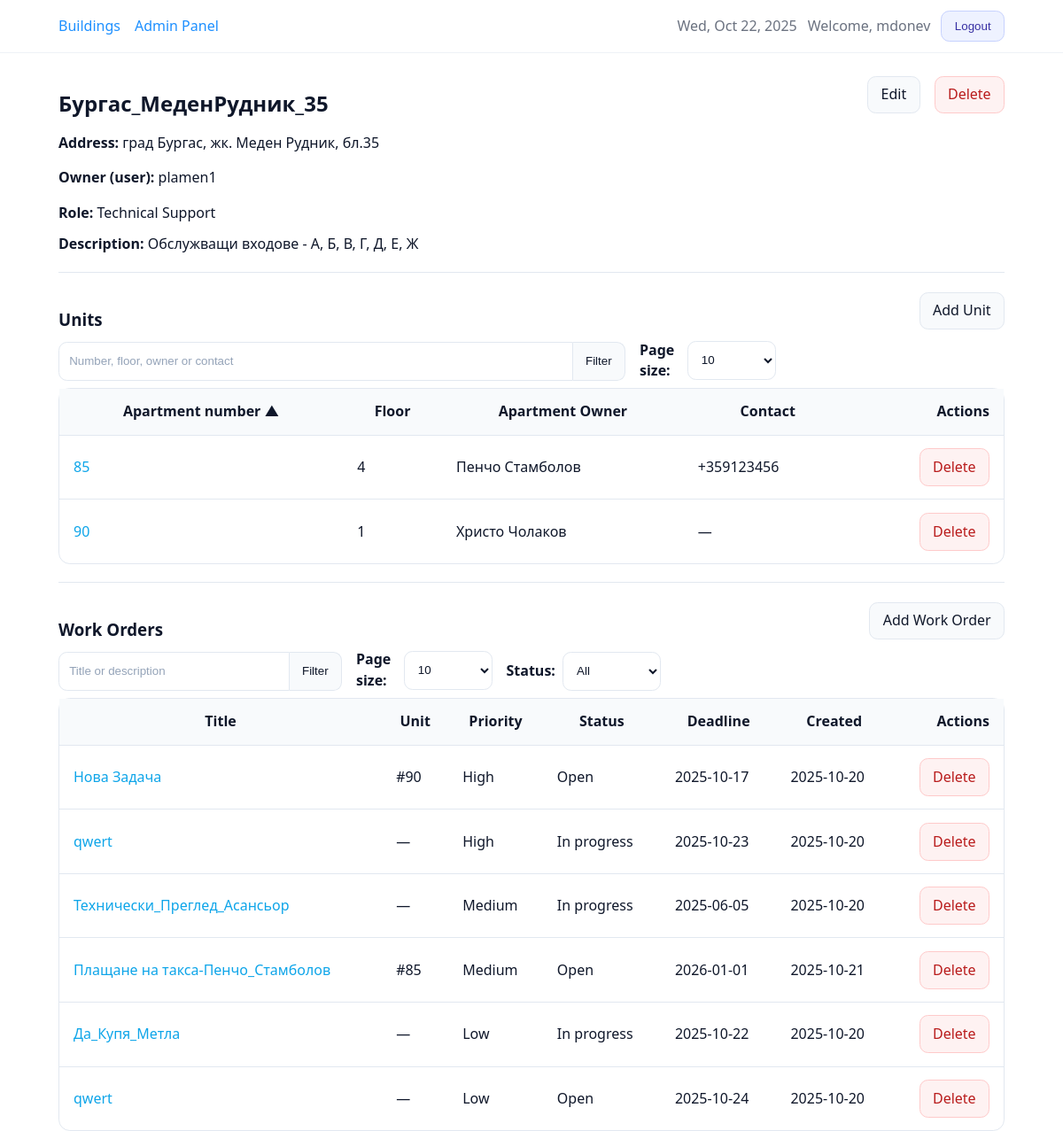
Page /buildings/2/ (signed in) on the earlier database version.
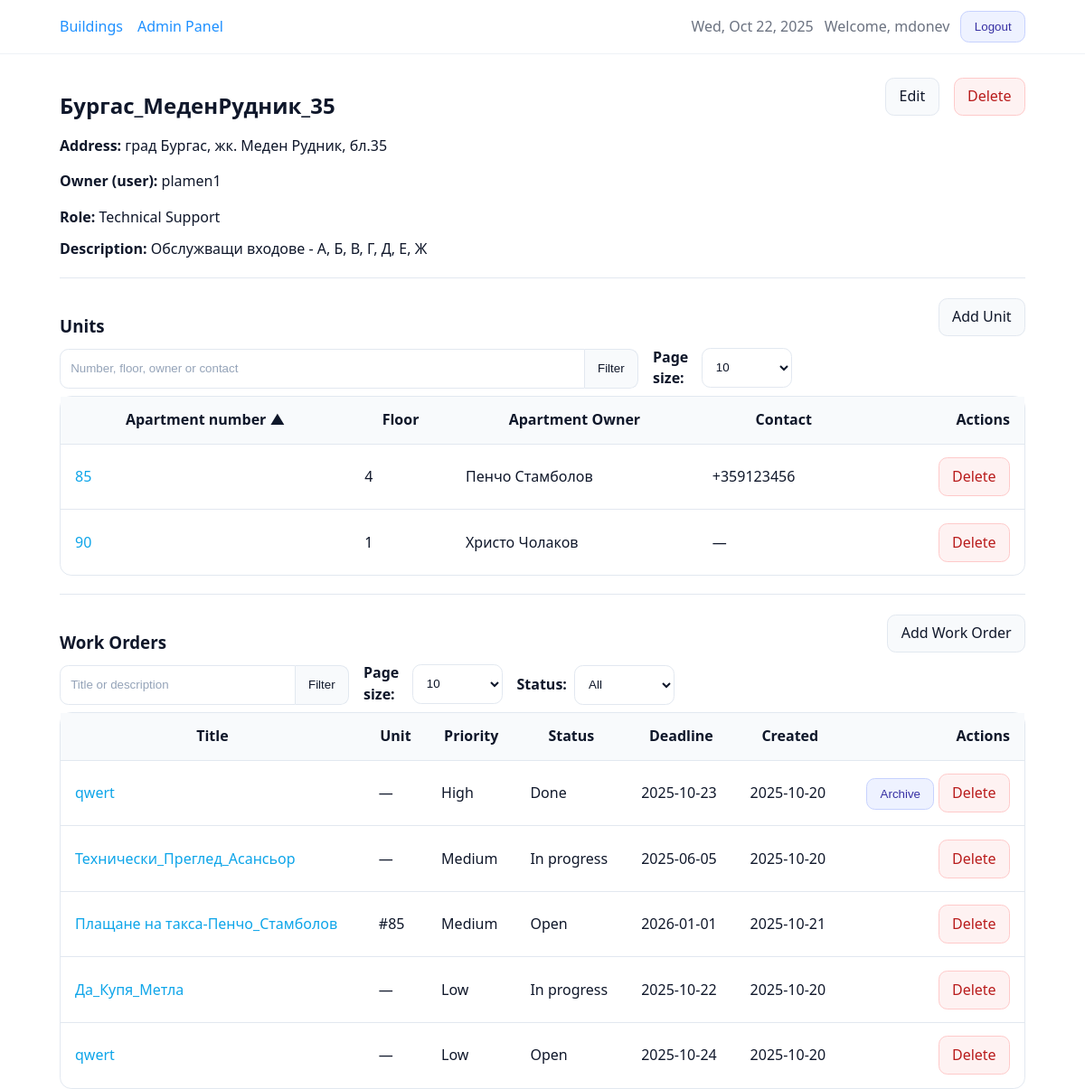
Same page on the later database version.
### core/models.py (models this page shows, shortened)
class TimeStampedModel(models.Model):
    created_at = models.DateTimeField(auto_now_add=True, db_index=True)
    updated_at = models.DateTimeField(auto_now=True)
    class Meta:
        abstract = True

class Unit(TimeStampedModel):
    building = models.ForeignKey(
        Building,
        on_delete=models.CASCADE,
        related_name="units",  # used by counts/annotations
    )
    number = models.CharField("Apartment number", max_length=32)
    floor = models.IntegerField(null=True, blank=True)
    owner_name = models.CharField("Apartment owner", max_length=255, blank=True)
    contact_phone = models.CharField(
        "Contact phone",
        max_length=32,
        blank=True,
        validators=[phone_validator]
    )
    is_occupied = models.BooleanField(default=False)
    description = models.TextField(blank=True)
    objects = UnitQuerySet.as_manager()
    class Meta:
        ordering = ["building_id", "number", "id"]
        constraints = [
            models.UniqueConstraint(
                Lower("number"),
                "building",
                name="unique_unit_number_ci_per_building",
            )
        ]
        indexes = [
            models.Index(fields=["building", "number"]),
        ]

class WorkOrder(TimeStampedModel):
    class Status(models.TextChoices):
        OPEN = "OPEN", "Open"
        IN_PROGRESS = "IN_PROGRESS", "In progress"
        DONE = "DONE", "Done"
    class Priority(models.TextChoices):
        LOW = "LOW", "Low"
        MEDIUM = "MEDIUM", "Medium"
        HIGH = "HIGH", "High"
    building = models.ForeignKey(
        Building,
        on_delete=models.CASCADE,
        related_name="work_orders",  # used by annotations in views
    )
    unit = models.ForeignKey(
        Unit,
        null=True,
        blank=True,
        on_delete=models.SET_NULL,
        related_name="work_orders",
    )
    title = models.CharField(max_length=255)
    description = models.TextField(blank=True)
    status = models.CharField(
        max_length=20,
        choices=Status.choices,
        default=Status.OPEN,
        db_index=True,
    )
    priority = models.CharField(
        max_length=10,
        choices=Priority.choices,
        default=Priority.MEDIUM,
        db_index=True,
    )
    deadline = models.DateField(null=False, blank=False)
    archived_at = models.DateTimeField(null=True, blank=True, db_index=True)
    objects = WorkOrderQuerySet.as_manager()
    class Meta:
        ordering = ["-created_at", "-id"]

### core/views.py (the view, shortened to what this page needs)
# urls.py: path("buildings/<int:pk>/", views.BuildingDetailView.as_view(), name="building_detail"),
class BuildingDetailView(LoginRequiredMixin, UserPassesTestMixin, DetailView):
    model = Building
    template_name = "core/building_detail.html"
    context_object_name = "building"
    def get_queryset(self):
        return Building.objects.visible_to(self.request.user)
    def test_func(self):
        b = self.get_object()
        return self.request.user.is_staff or b.owner_id == self.request.user.id
    def _get_int(self, key: str, default: int) -> int:
        try:
            return int(self.request.GET.get(key, default))
        except (TypeError, ValueError):
            return default
    def get_context_data(self, **kwargs):
        ctx = super().get_context_data(**kwargs)
        bld = self.object
        u_q = (self.request.GET.get("u_q") or "").strip()
        u_per = self._get_int("u_per", 10)
        u_sort = (self.request.GET.get("u_sort") or "number").strip()
        if u_sort.lstrip("-") not in {"number", "floor", "owner_name"}:
            u_sort = "number"
        units_qs = Unit.objects.filter(building=bld)
        units_qs = units_qs.order_by(u_sort, "id")
        units_page = Paginator(units_qs, u_per).get_page(self.request.GET.get("u_page"))
        ctx.update(
            {
                "units_page": units_page,
                "u_q": u_q,
                "u_per": u_per,
                "u_sort": u_sort,
            }
        )
        w_q = (self.request.GET.get("w_q") or "").strip()
        w_per = self._get_int("w_per", 10)
        w_status = (self.request.GET.get("w_status") or "").strip().upper()
        wo_qs = (
            WorkOrder.objects.visible_to(self.request.user)
            .filter(building=bld, archived_at__isnull=True)  # show active work orders
            .select_related("unit")
            .annotate(
                priority_order=Case(
                    When(priority__iexact="HIGH", then=0),
                    When(priority__iexact="MEDIUM", then=1),
                    When(priority__iexact="LOW", then=2),
                    default=3,
                    output_field=IntegerField(),
                )
            )
        )
        if w_q:
            wo_qs = wo_qs.filter(Q(title__icontains=w_q) | Q(description__icontains=w_q))
        valid_status = {choice[0] for choice in WorkOrder.Status.choices}
        if w_status and w_status in valid_status:
            wo_qs = wo_qs.filter(status=w_status)
        wo_qs = wo_qs.order_by("priority_order", "deadline", "-id")
        workorders_page = Paginator(wo_qs, w_per).get_page(self.request.GET.get("w_page"))
        ctx.update(
            {
                "workorders_page": workorders_page,
                "w_q": w_q,
                "w_per": w_per,
                "w_status": w_status,
                "w_status_choices": WorkOrder.Status.choices,
            }
        )
        return ctx

### core/models.py (called while the page is built)
    def visible_to(self, user):
        if not user or not user.is_authenticated:
            return self.none()
        if user.is_staff or user.is_superuser:
            return self
        return self.filter(owner=user)

    def visible_to(self, user):
        if not user or not user.is_authenticated:
            return self.none()
        if user.is_staff or user.is_superuser:
            return self
        return self.filter(building__owner=user)

### templates/core/building_detail.html (shortened to what the changed rows need)
{% extends "base.html" %}
{% block content %}
<section>
  <div class="row space-between" style="align-items:center; gap:1rem; flex-wrap:wrap; margin-bottom:.75rem;">
    <h2 class="mb-0">{{ building.name }}</h2>
  </div>
  <div class="table-wrap">
    <table class="bm-table">
      <thead>
        <tr>
          <th>
            {% with field='number' %}
              {% if u_sort == field %}
                {% with next='-'|add:field %}
                  <a href="?u_sort={{ next }}{% if u_q %}&u_q={{ u_q|urlencode }}{% endif %}{% if u_per %}&u_per={{ u_per }}{% endif %}">Apartment number ▲</a>
                {% endwith %}
              {% elif u_sort == '-'|add:field %}
                <a href="?u_sort=number{% if u_q %}&u_q={{ u_q|urlencode }}{% endif %}{% if u_per %}&u_per={{ u_per }}{% endif %}">Apartment number ▼</a>
              {% else %}
                <a href="?u_sort=number{% if u_q %}&u_q={{ u_q|urlencode }}{% endif %}{% if u_per %}&u_per={{ u_per }}{% endif %}">Apartment number</a>
              {% endif %}
            {% endwith %}
          </th>
          <th>
            {% with field='floor' %}
              {% if u_sort == field %}
                {% with next='-'|add:field %}
                  <a href="?u_sort={{ next }}{% if u_q %}&u_q={{ u_q|urlencode }}{% endif %}{% if u_per %}&u_per={{ u_per }}{% endif %}">Floor ▲</a>
                {% endwith %}
              {% elif u_sort == '-'|add:field %}
                <a href="?u_sort=floor{% if u_q %}&u_q={{ u_q|urlencode }}{% endif %}{% if u_per %}&u_per={{ u_per }}{% endif %}">Floor ▼</a>
              {% else %}
                <a href="?u_sort=floor{% if u_q %}&u_q={{ u_q|urlencode }}{% endif %}{% if u_per %}&u_per={{ u_per }}{% endif %}">Floor</a>
              {% endif %}
            {% endwith %}
          </th>
          <th>Apartment Owner</th>
          <th>Contact</th>
          <th class="text-right">Actions</th>
        </tr>
      </thead>
      <tbody>
        {% for u in units_page %}
          <tr>
            <td><a href="{% url 'unit_update' u.id %}">{{ u.number }}</a></td>
            <td>{{ u.floor }}</td>
            <td>{{ u.owner_name|default:"—" }}</td>
            <td>{{ u.contact_phone|default:"—" }}</td>
            <td class="text-right">
              <a class="btn btn-danger" href="{% url 'unit_delete' u.id %}">Delete</a>
            </td>
          </tr>
        {% empty %}
          <tr>
            <td colspan="5">No units.</td>
          </tr>
        {% endfor %}
      </tbody>
    </table>
  </div>
  <div class="table-wrap">
    <table class="bm-table">
      <thead>
        <tr>
          <th>Title</th>
          <th>Unit</th>
          <th>Priority</th>
          <th>Status</th>
          <th>Deadline</th>
          <th>Created</th>
          <th class="text-right">Actions</th>
        </tr>
      </thead>
      <tbody>
        {% if workorders_page and workorders_page.object_list %}
          {% for w in workorders_page.object_list %}
            <tr>
              <td><a href="{% url 'work_order_update' w.id %}">{{ w.title }}</a></td>
              <td>{% if w.unit_id %}#{{ w.unit.number }}{% else %}—{% endif %}</td>
              <td>{{ w.get_priority_display }}</td>
              <td>{{ w.get_status_display }}</td>
              <td>{% if w.deadline %}{{ w.deadline|date:"Y-m-d" }}{% else %}—{% endif %}</td>
              <td>{{ w.created_at|date:"Y-m-d" }}</td>
              <td class="text-right">
                {% if w.status == 'DONE' and not w.archived_at %}
                  <form action="{% url 'work_order_archive' w.id %}?building={{ building.id }}" method="post" style="display:inline;">
                    <button class="btn btn-secondary">Archive</button>
                  </form>
                {% endif %}
                <a class="btn btn-danger" href="{% url 'work_order_delete' w.id %}?building={{ building.id }}">Delete</a>
              </td>
            </tr>
          {% endfor %}
        {% else %}
          <tr><td colspan="7">No work orders for this building.</td></tr>
        {% endif %}
      </tbody>
    </table>
  </div>
</section>
{% endblock %}

Differences in the rows shown:
removed WorkOrder: title "Нова Задача", unit.number "90", priority "High", status "Open", deadline "2025-10-17", created_at "2025-10-20"
changed WorkOrder "High": status "In progress" → "Done"; now shows "Archive"
